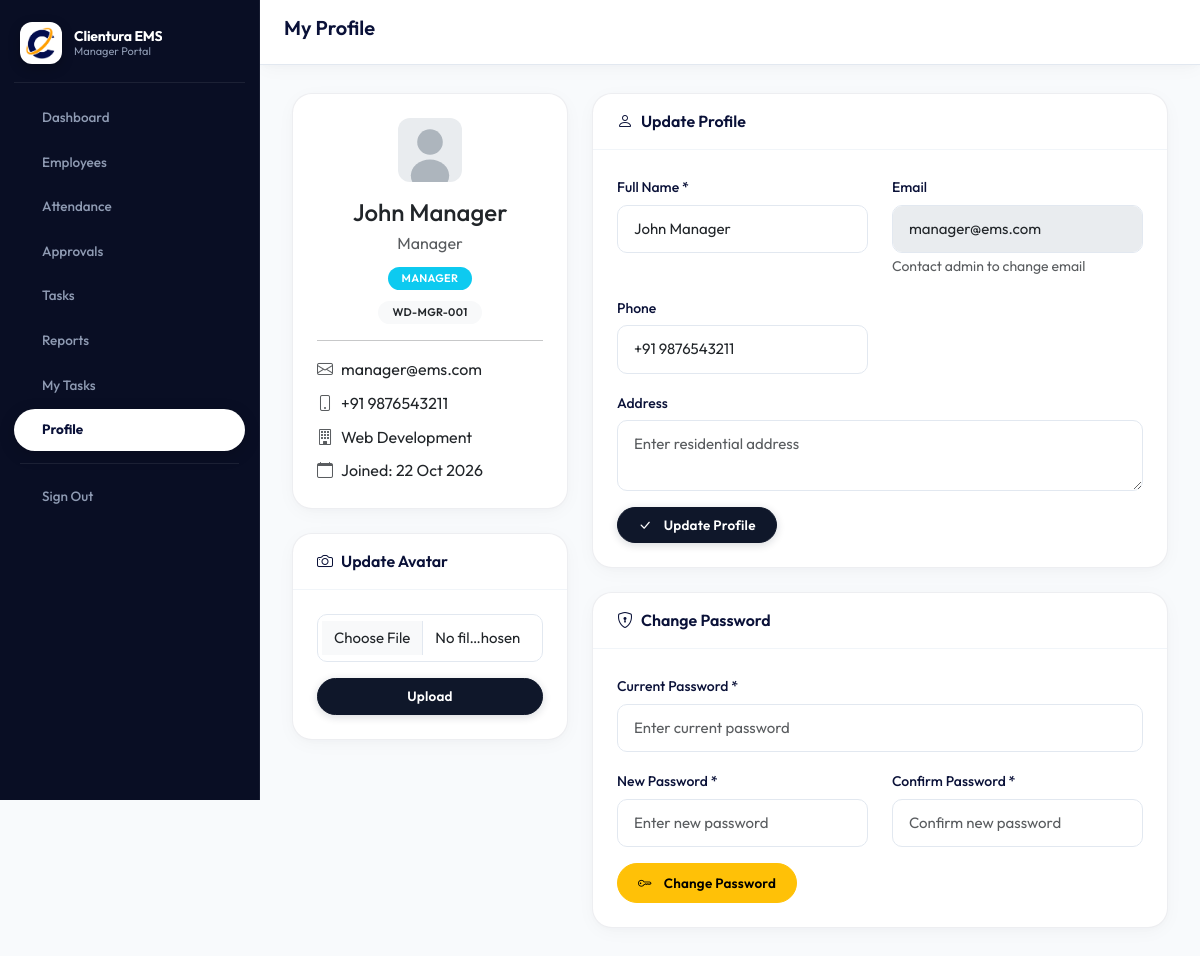
Page /manager/profile.php (signed in) on the committed database.
### tables this page shows
CREATE TABLE IF NOT EXISTS `employees` (
  `id` INT AUTO_INCREMENT PRIMARY KEY,
  `employee_id` VARCHAR(50) NOT NULL UNIQUE,
  `name` VARCHAR(100) NOT NULL,
  `email` VARCHAR(100) NOT NULL UNIQUE,
  `password` VARCHAR(255) NOT NULL,
  `phone` VARCHAR(20) DEFAULT NULL,
  `address` TEXT DEFAULT NULL,
  `domain_id` INT DEFAULT NULL,
  `designation` VARCHAR(100) DEFAULT NULL,
  `date_of_joining` DATE DEFAULT NULL,
  `status` ENUM('active', 'inactive', 'terminated') DEFAULT 'active',
  `role_id` INT DEFAULT NULL,
  `team_lead_id` INT DEFAULT NULL,
  `requires_checkin` TINYINT(1) DEFAULT 1,
  `avatar` VARCHAR(255) DEFAULT NULL,
  `last_login` DATETIME DEFAULT NULL,
  `last_activity` DATETIME DEFAULT NULL,
  `created_at` TIMESTAMP DEFAULT CURRENT_TIMESTAMP,
  `updated_at` TIMESTAMP DEFAULT CURRENT_TIMESTAMP ON UPDATE CURRENT_TIMESTAMP,
  INDEX (`domain_id`),
  INDEX (`role_id`),
  INDEX (`team_lead_id`)
);

CREATE TABLE IF NOT EXISTS `roles` (
  `id` INT AUTO_INCREMENT PRIMARY KEY,
  `name` VARCHAR(100) NOT NULL,
  `slug` VARCHAR(50) NOT NULL UNIQUE,
  `description` TEXT DEFAULT NULL,
  `permissions` TEXT DEFAULT NULL,
  `status` ENUM('active', 'inactive') DEFAULT 'active',
  `created_at` TIMESTAMP DEFAULT CURRENT_TIMESTAMP
);

CREATE TABLE IF NOT EXISTS `domains` (
  `id` INT AUTO_INCREMENT PRIMARY KEY,
  `name` VARCHAR(100) NOT NULL,
  `code` VARCHAR(10) NOT NULL UNIQUE,
  `description` TEXT DEFAULT NULL,
  `status` ENUM('active', 'inactive') DEFAULT 'active',
  `created_at` TIMESTAMP DEFAULT CURRENT_TIMESTAMP
);

### config/database.php (called while the page is built, shortened)
<?php
$conn = new mysqli(DB_HOST, DB_USER, DB_PASS);
$conn->set_charset("utf8mb4");
function executeQuery($sql, $types = "", $params = []) {
    global $conn;
    $stmt = $conn->prepare($sql);
    if (!empty($params)) {
        if (!$stmt->bind_param($types, ...$params)) {
            error_log("SQL Bind Error: " . $stmt->error . " | Types: " . $types);
            $stmt->close();
            return false;
        }
    }
    if (!$stmt->execute()) {
        error_log("SQL Execute Error: " . $stmt->error . " | Query: " . $sql);
        $stmt->close();
        return false;
    }
    if (strpos(strtoupper($sql), 'SELECT') === 0) {
        $result = $stmt->get_result();
        return $result;
    }
    return $stmt;
}
function fetchOne($sql, $types = "", $params = []) {
    $result = executeQuery($sql, $types, $params);
    if ($result && $result instanceof mysqli_result && $result->num_rows > 0) {
        return $result->fetch_assoc();
    }
    return null;
}
?>

### config/config.php (called while the page is built, shortened)
<?php
require_once __DIR__ . '/database.php';
function formatDate($date, $format = 'd M Y') {
    return date($format, strtotime($date));
}
function getAvatar($avatar) {
    return APP_URL . '/assets/img/default-avatar.svg';
}
?>

### manager/profile.php (the view, shortened to what this page needs)
<?php
require_once __DIR__ . '/../config/config.php';
$userId = $_SESSION['user_id'];
$employee = fetchOne(
    "SELECT e.*, d.name as domain_name, r.name as role_name
     FROM employees e
     LEFT JOIN domains d ON e.domain_id = d.id
     LEFT JOIN roles r ON e.role_id = r.id
     WHERE e.id = ?",
    "i",
    [$userId]
);
require_once __DIR__ . '/../includes/header.php';
require_once __DIR__ . '/../includes/manager-sidebar.php';
?>
<div class="main-content">
    <header class="main-header">
        <div class="header-left">
            <h1 class="page-title">My Profile</h1>
        </div>
    </header>
    <div class="content-wrapper">
        <div class="row">
            <div class="col-lg-4 mb-4">
                <div class="card">
                    <div class="card-body text-center">
                        <img src="<?php echo getAvatar($employee['avatar']); ?>" class="avatar avatar-lg mb-3" alt="">
                        <h4 class="mb-1"><?php echo $employee['name']; ?></h4>
                        <p class="text-muted mb-2"><?php echo $employee['designation'] ?? 'Employee'; ?></p>
                        <span class="badge bg-info mb-2"><?php echo $employee['role_name'] ?? 'Employee'; ?></span>
                        <p><span class="badge bg-light text-dark"><?php echo $employee['employee_id']; ?></span></p>
                        <hr>
                        <div class="text-start">
                            <p class="mb-2"><i class="bi bi-envelope me-2 text-muted"></i><?php echo $employee['email']; ?></p>
                            <p class="mb-2"><i class="bi bi-phone me-2 text-muted"></i><?php echo $employee['phone'] ?? 'Not provided'; ?></p>
                            <p class="mb-2"><i class="bi bi-building me-2 text-muted"></i><?php echo $employee['domain_name'] ?? 'Not assigned'; ?></p>
                            <p class="mb-0"><i class="bi bi-calendar me-2 text-muted"></i>Joined: <?php echo $employee['date_of_joining'] ? formatDate($employee['date_of_joining']) : 'N/A'; ?></p>
                        </div>
                    </div>
                </div>
                <div class="card mt-4">
                    <div class="card-header">
                        <h5 class="mb-0"><i class="bi bi-camera me-2"></i>Update Avatar</h5>
                    </div>
                    <div class="card-body">
                        <form method="POST" enctype="multipart/form-data">
                            <div class="mb-3">
                                <input type="file" name="avatar" class="form-control" accept="image/*" required>
                            </div>
                            <button type="submit" class="btn btn-primary btn-sm w-100">Upload</button>
                        </form>
                    </div>
                </div>
            </div>
            <div class="col-lg-8">
                <div class="card mb-4">
                    <div class="card-header">
                        <h5 class="mb-0"><i class="bi bi-person me-2"></i>Update Profile</h5>
                    </div>
                    <div class="card-body">
                        <form method="POST">
                            <div class="row">
                                <div class="col-md-6 mb-3">
                                    <label class="form-label">Full Name *</label>
                                    <input type="text" name="name" class="form-control" required value="<?php echo htmlspecialchars($employee['name'] ?? ''); ?>" placeholder="Enter full name">
                                </div>
                                <div class="col-md-6 mb-3">
                                    <label class="form-label">Email</label>
                                    <input type="email" class="form-control" value="<?php echo htmlspecialchars($employee['email'] ?? ''); ?>" disabled>
                                    <small class="text-muted">Contact admin to change email</small>
                                </div>
                                <div class="col-md-6 mb-3">
                                    <label class="form-label">Phone</label>
                                    <input type="text" name="phone" class="form-control" value="<?php echo htmlspecialchars($employee['phone'] ?? ''); ?>" placeholder="Enter phone number">
                                </div>
                                <div class="col-12 mb-3">
                                    <label class="form-label">Address</label>
                                    <textarea name="address" class="form-control" rows="2" placeholder="Enter residential address"><?php echo htmlspecialchars($employee['address'] ?? ''); ?></textarea>
                                </div>
                            </div>
                            <button type="submit" class="btn btn-primary">
                                <i class="bi bi-check-lg me-1"></i>Update Profile
                            </button>
                        </form>
                    </div>
                </div>
                <div class="card">
                    <div class="card-header">
                        <h5 class="mb-0"><i class="bi bi-shield-lock me-2"></i>Change Password</h5>
                    </div>
                    <div class="card-body">
                        <form method="POST">
                            <div class="row">
                                <div class="col-md-12 mb-3">
                                    <label class="form-label">Current Password *</label>
                                    <input type="password" name="current_password" class="form-control" required placeholder="Enter current password">
                                </div>
                                <div class="col-md-6 mb-3">
                                    <label class="form-label">New Password *</label>
                                    <input type="password" name="new_password" class="form-control" required placeholder="Enter new password">
                                </div>
                                <div class="col-md-6 mb-3">
                                    <label class="form-label">Confirm Password *</label>
                                    <input type="password" name="confirm_password" class="form-control" required placeholder="Confirm new password">
                                </div>
                            </div>
                            <button type="submit" class="btn btn-warning">
                                <i class="bi bi-key me-1"></i>Change Password
                            </button>
                        </form>
                    </div>
                </div>
            </div>
        </div>
    </div>
</div>
<?php require_once __DIR__ . '/../includes/footer.php'; ?>

### rows in the picture
employees: name "John Manager", designation "Manager", role.name "MANAGER", employee "WD-MGR-001", email "manager@ems.com", phone "+91 9876543211", domain.name "Web Development", date_of_joining "22 Oct 2026"
